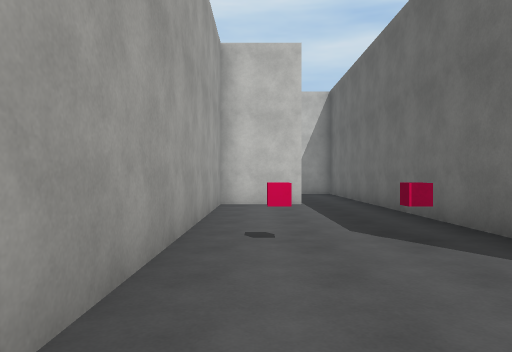
View 1 (above)

21 first-person views from a walk through a 3-D level made in the Unity game engine. The camera is 1.4 m above the floor, looks level and sees 70° across. The floor is counted in squares, 2 m on a side. Each view is taken from the middle of a square. On the plan, view 1 faces up. The plan holds only what a view shows up to about 11 squares ahead; the rest is blank. The player character is not drawn. Surface patterns are stand-ins for the level's own textures.

View 2
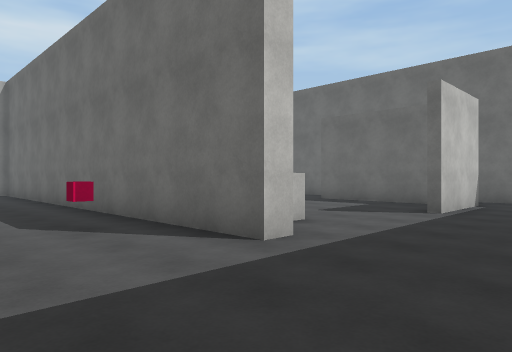

View 3
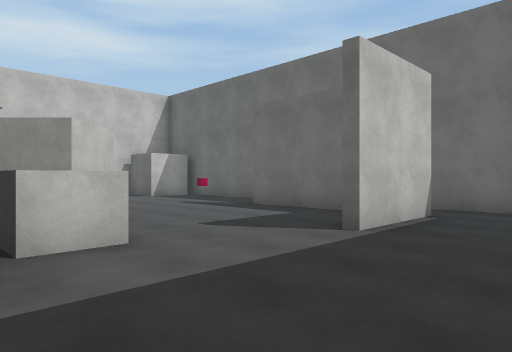

View 4
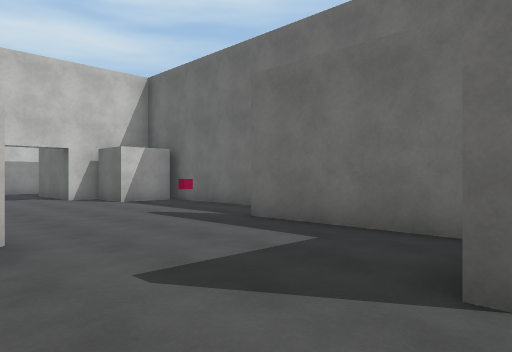

View 5
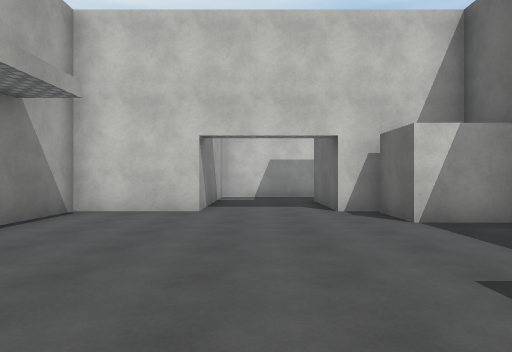

View 6
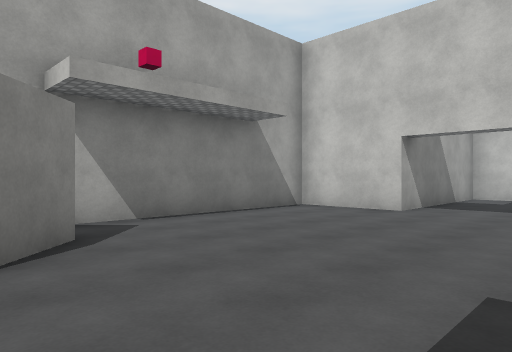

View 7
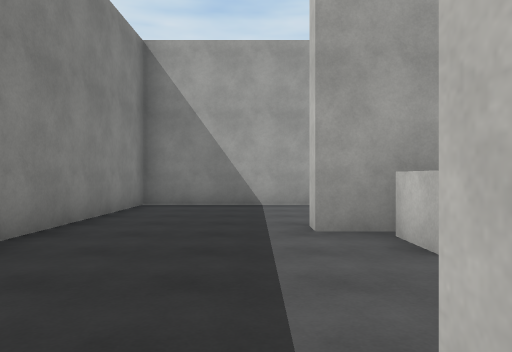

View 8
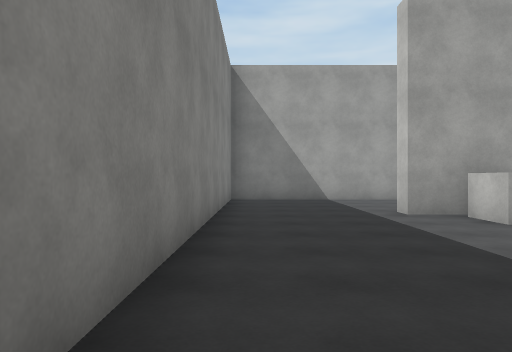

View 9
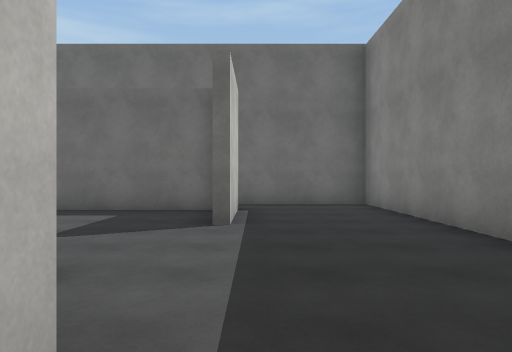

View 10
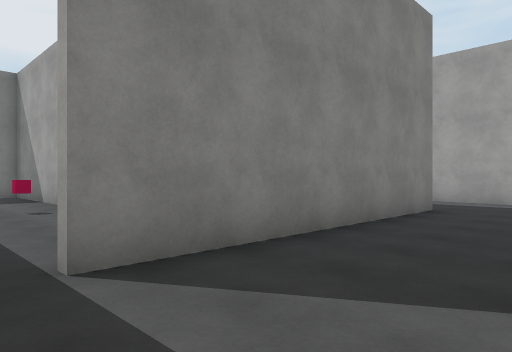

View 11
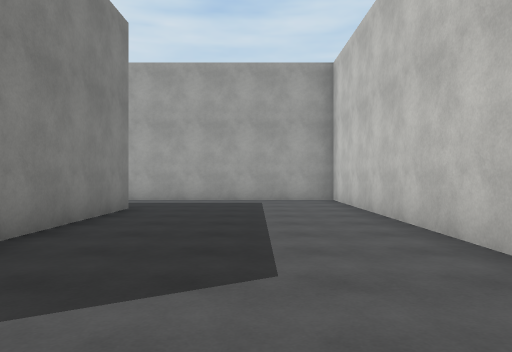

View 12
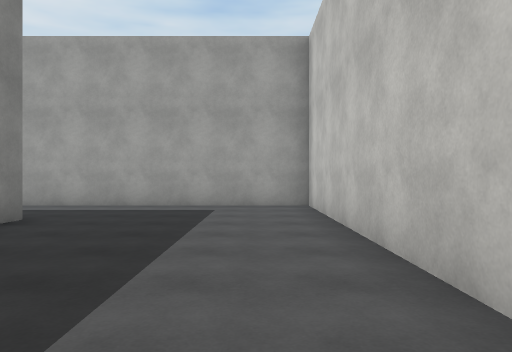

View 13
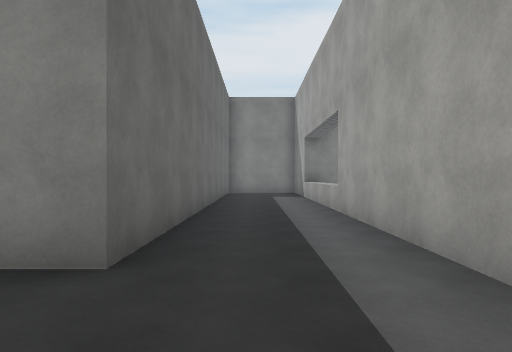

View 14
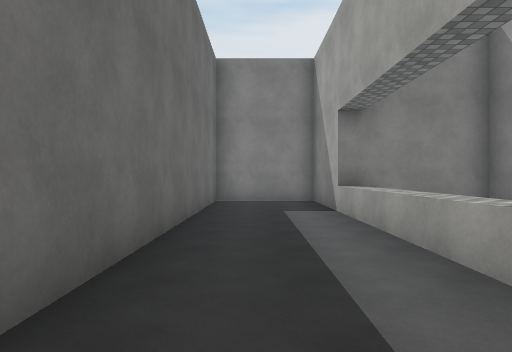

View 15
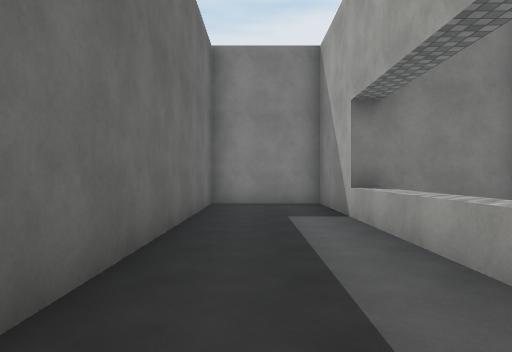

View 16
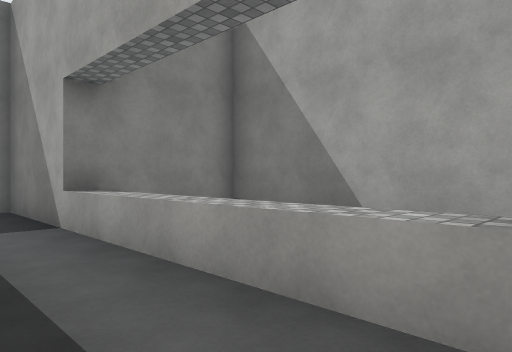

View 17
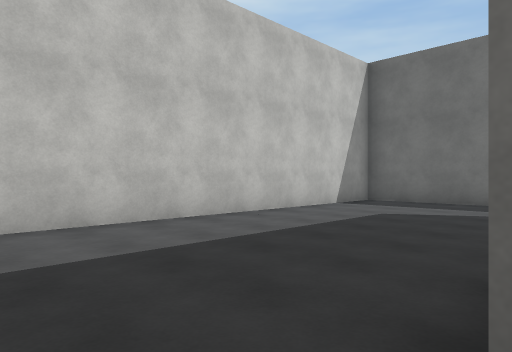

View 18
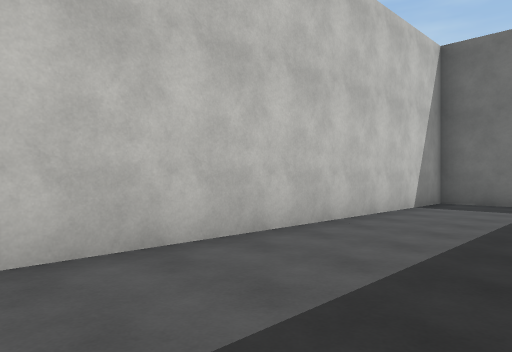

View 19
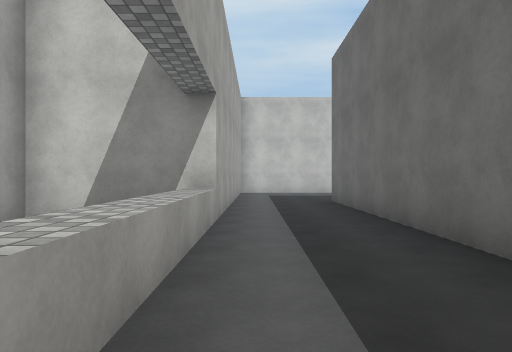

View 20
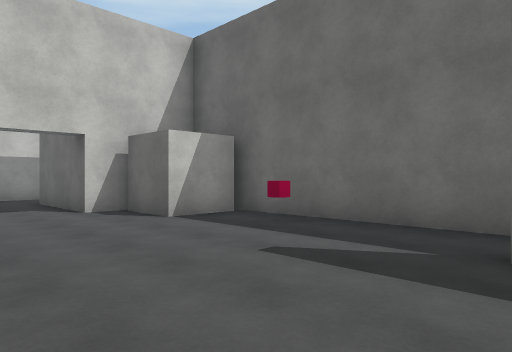

View 21
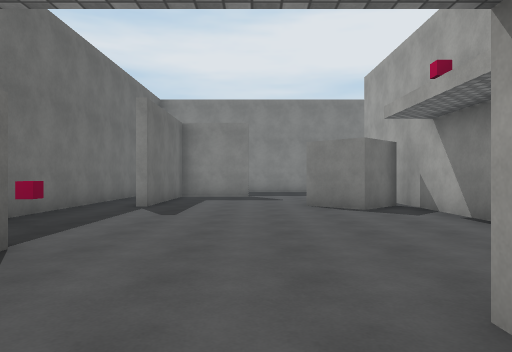

### Floor plan
Ten units are one square. View 1 is at (0, 0); x grows to the right and y downward. Boxes are objects, and circles mark ways between rooms. Rooms are numbered by the first view taken in them; rooms with no view inside come last. Other rooms are left out.
<svg viewBox="-121 -177 237 214">
<path fill="none" stroke="#000" d="M36 -53 47 -64 58 -54 48 -43 41 -50M95 -19 95 -56M12 -91 -9 -91 -9 17 111 17 111 -109M98 -14 72 -14M109 -105 95 -105 95 -120M95 -123 86 -123 86 -152M92 -172 59 -172 59 -123 34 -123 34 -17 29 -17 29 -84M29 -84 29 -142 -86 -142 -86 -35M-59 -35 -59 -93 11 -93M-86 -35 -86 32 -59 32 -59 -35M-85 -47 -116 -47 -116 2 -86 2"/>
<rect x="-5" y="-45" width="10" height="10" fill="#bbb"><title>cube</title></rect>
<rect x="15" y="-45" width="10" height="10" fill="#bbb"><title>cube</title></rect>
<rect x="35" y="-35" width="10" height="10" fill="#bbb"><title>block</title></rect>
<rect x="95" y="-95" width="10" height="10" fill="#bbb"><title>cube</title></rect>
<circle cx="20" cy="-90" r="3" fill="#2a7"/>
<circle cx="-75" cy="-40" r="3" fill="#2a7"/>
<text x="60" y="-60">1</text>
<text x="-40" y="-110">2</text>
<text x="-90" y="-20">3</text>
</svg>
Room 1 opens to room 2. Room 2 opens to room 3.

Where each view was taken, in squares from view 1:
view 1: 0 up, 0 right, facing up
view 2: 1 down, 0 right, facing up-right
view 3: 1 down, 3 right, facing up-right
view 4: 1 up, 5 right, facing up-right
view 5: 5 up, 7 right, facing up
view 6: 5 up, 9 right, facing up-left
view 7: 1 up, 8 right, facing left
view 8: 1 down, 10 right, facing left
view 9: 1 up, 2 right, facing right
view 10: 12 up, 2 right, facing down-left
view 11: 12 up, 2 right, facing left
view 12: 13 up, 0 right, facing left
view 13: 12 up, 7 left, facing down
view 14: 7 up, 7 left, facing down
view 15: 6 up, 7 left, facing down
view 16: 5 up, 7 left, facing down-left
view 17: 9 up, 7 left, facing up-right
view 18: 11 up, 7 left, facing up-right
view 19: 1 down, 8 left, facing up
view 20: 5 up, 6 right, facing up-right
view 21: 14 up, 7 right, facing down
